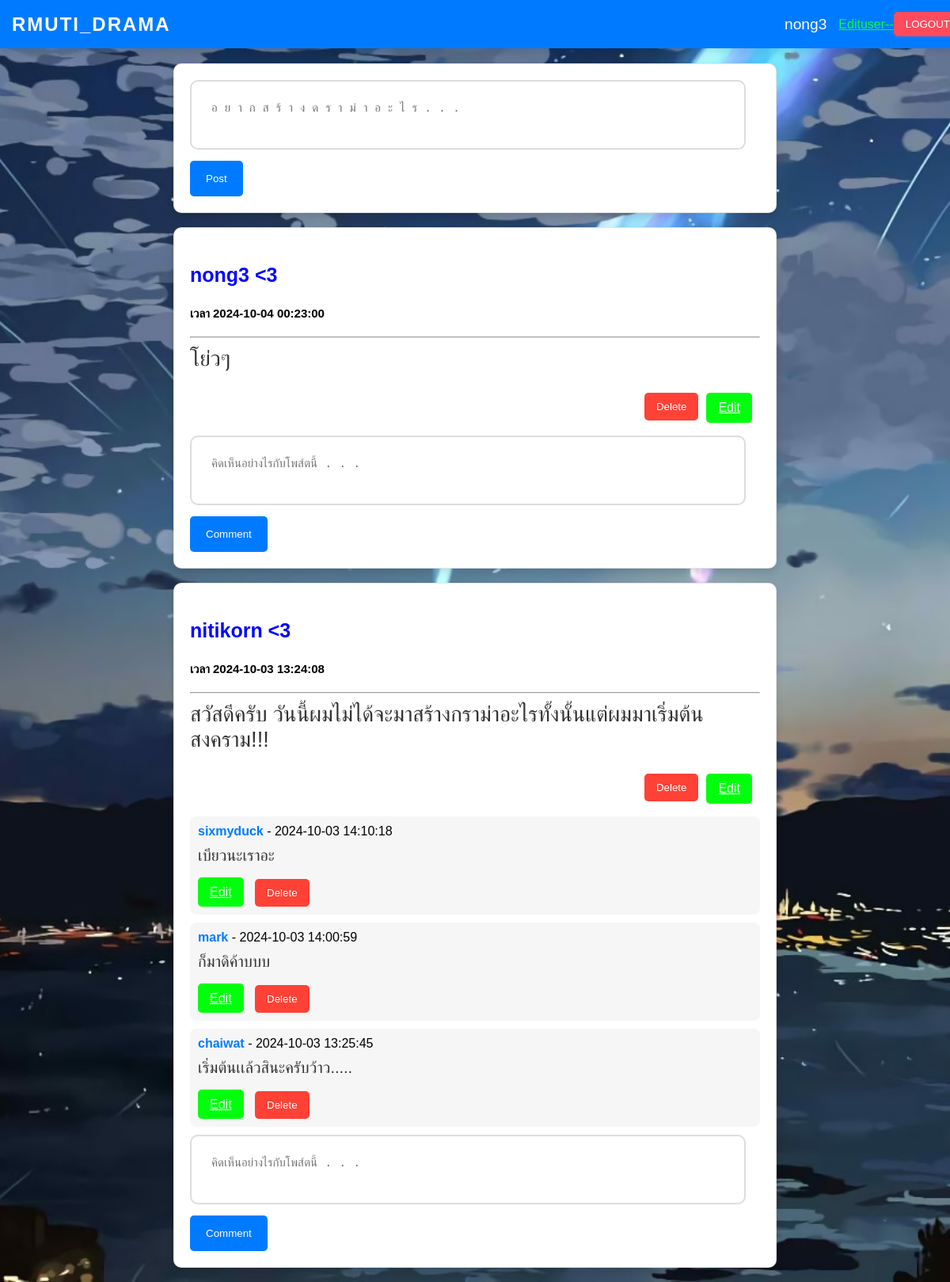
Screenshot of /main.php (signed in) with the database file from the repository.
### tables this page shows
CREATE TABLE `posts` (
  `postid` int(11) NOT NULL,
  `text` text NOT NULL,
  `date` datetime DEFAULT current_timestamp(),
  `userid` int(11) NOT NULL
);

CREATE TABLE `users` (
  `userid` int(11) NOT NULL,
  `firstname` varchar(255) DEFAULT NULL,
  `lastname` varchar(255) DEFAULT NULL,
  `email` varchar(255) DEFAULT NULL,
  `password` varchar(255) DEFAULT NULL,
  `privilege` int(1) NOT NULL,
  `username` varchar(50) NOT NULL
);

CREATE TABLE `comments` (
  `commentid` int(11) NOT NULL,
  `postid` int(11) DEFAULT NULL,
  `userid` int(11) DEFAULT NULL,
  `comment_text` text DEFAULT NULL,
  `comment_date` datetime DEFAULT NULL
);

### main.php (the view, shortened to what this page needs)
<!DOCTYPE html>
<html lang="en">
<head>
    <?php
        $servername = "localhost";
        $db_username = "root";
        $db_password = "";
        $dbname = "webboardd";
        $conn = new mysqli($servername, $db_username, $db_password, $dbname);
        mysqli_query($conn, "set NAMES utf8");
        mysqli_query($conn, "set character set utf8");
        mysqli_set_charset($conn, "utf8");
        if (isset($_SESSION['username'])) {
            $username = $_SESSION['username'];
            $useridlogin = $_SESSION['userid'];
            $privilege = $_SESSION['privilege'];
        }
        else{
            header("Location: login.php");
        }
    ?>
    <link rel="stylesheet" href="stylemain.css?v=<?=time()?>">
</head>
    <div class="header">
        <div class="site-name">RMUTI_DRAMA</div>
        <div class="user-section">
            <span><?php echo htmlspecialchars($username); ?></span>
            <?php
                if ($privilege > 1){
            ?>
            <a  href="useredit.php">Edituser--</a>
            <?php
                }
            ?>
            <form method="POST">
                <button type="submit" name="logout">LOGOUT  </button>
            </form>
        </div>
    </div>
    <div class="post">
        <div class="">
            <div class="add-comment">
                <form method="POST">
                    <textarea type="text" name="textpost" placeholder="อ ย า ก ส ร้ า ง ด ร า ม่ า อ ะ ไ ร . . ." required></textarea><br>
                    <button type="submit" name="submit_post">Post</button>
                </form>
            </div>
        </div>
    </div>
    <br>
    <div class="post-list">
        <?php
            $get_posts = $conn->query("SELECT p.postid, p.text, p.date, u.username, u.userid FROM posts p JOIN users u ON p.userid = u.userid ORDER BY p.date DESC");
            while ($row = $get_posts->fetch_assoc()) {
                $useridpost = $row['userid'];
                $post_id = $row['postid'];
                $post_text = htmlspecialchars($row['text']);
                $post_date = $row['date'];
                $post_user = htmlspecialchars($row['username']);
        ?>
        <div class="post-item">
            <div class="post-header">
                <h3><?php echo $post_user," <3"; ?></h3> <h4>เวลา <?php echo $post_date; ?></h4>
                <hr>
            </div>
            <div class="post-body">
                <p><?php echo $post_text; ?></p>
            </div>
            <div class="post-actions">
                <?php
                    if($privilege > 1 or $useridlogin == $useridpost){
                ?>
                    <form method="POST">
                        <a class="right" href="edit.php?post_id=<?=$post_id?>">Edit</a>
                        <button type="submit" name="checkcomfirm" class="del">Delete</button>
                        <br>
                        <br>
                    </form>
                <?php
                    }
                ?>
            <br>
            </div>
            <div class="post-actions">
                <?php
                    $get_comments = $conn->prepare("SELECT c.commentid, c.comment_text, c.comment_date, u.username, u.userid FROM comments c JOIN users u ON c.userid = u.userid WHERE c.postid = ? ORDER BY c.comment_date DESC");
                    $get_comments->bind_param("i", $post_id);
                    $get_comments->execute();
                    $comments = $get_comments->get_result();
                    while ($comment_row = $comments->fetch_assoc()) {
                        $comment_user = htmlspecialchars($comment_row['username']);
                        $comment_text = htmlspecialchars($comment_row['comment_text']);
                        $comment_id = $comment_row['commentid'];
                        $comment_date = $comment_row['comment_date'];
                        $userid = $comment_row['userid'];
                ?>
                <div class="comment-item">
                    <strong><?php echo $comment_user; ?></strong> - <span><?php echo $comment_date; ?></span>
                    <p><?php echo $comment_text; ?></p>
                    <?php
                    if($privilege > 1 or $useridlogin == $userid ){
                    ?>
                    <form method="POST">
                        <br>
                        <a class="delete" href="edit.php?comment_id=<?=$comment_id?>">Edit</a>
                        <button type="submit" name="deletecomment" class="delete">Delete</button>
                    </form>
                    <?php     }
                    ?>
                </div>
                <?php } ?>
            </div>
            <div class="add-comment">
                <form method="POST">
                    <textarea name="comment" placeholder="คิดเห็นอย่างไรกับโพส์ตนี้ . . ." required></textarea>
                    <button type="submit" name="submit_comment">Comment</button>
                </form>
            </div>
        </div>
        <br>
        <?php } ?>
    </div>
</body>
</html>

### stylemain.css (style rules this page uses)
.header { background-color: #007bff; color: white; padding: 15px 15px; display: flex; justify-content: space-between; align-items: center; box-shadow: 0 4px 10px rgba(0, 0, 0, 0.1); position: fixed; top: 0; left: 0; width: 100%; z-index: 1000; }
.header .site-name { font-size: 1.5em; font-weight: bold; letter-spacing: 2px; }
.header .user-section { display: flex; align-items: center; }
.header .user-section a { color: #00ff37; }
.header .user-section span { margin-right: 15px; font-size: 1.2em; }
.header .user-section button { padding: 8px 15px; background-color: #ff4b5c; color: white; border: none; border-radius: 5px; cursor: pointer; transition: background-color 0.3s ease; }
.header button { padding: 8px 15px; background-color: #0d5e0d; color: white; border: none; border-radius: 5px; cursor: pointer; transition: background-color 0.3s ease; }
.post, .post-item { background-color: #ffffff; border-radius: 10px; box-shadow: 0 5px 10px rgba(0, 0, 0, 0.1); padding: 20px; margin-bottom: 30px; border: 1px solid rgba(0, 0, 0, 0.1); width: 60%; margin: 0 auto; }
.post-item span { color: #000000; }
.post-header { font-size: 20px; font-weight: bold; color: #000000; }
.post-header h3 { font-size: 25px; font-weight: bold; color: #0004ff; }
.post-header h4 { font-size: 15px; color: #000000; }
.post-body p { font-size: 1.7em; margin-top: 10px; color: #333; }
.post-actions button { padding: 10px 15px; background-color: #ff4136; color: white; border: none; border-radius: 5px; cursor: pointer; position: static; transition: background-color 0.3s ease; margin-right: 10px; }
.post-actions .del { padding: 10px 15px; background-color: #ff4136; color: white; border: none; border-radius: 5px; cursor: pointer; position: static; transition: background-color 0.3s ease; margin-right: 10px; float: right; }
.post-actions a { padding: 10px 15px; background-color: #00ff0d; color: white; border: none; border-radius: 5px; cursor: pointer; transition: background-color 0.3s ease; margin-right: 10px; }
.post-actions .right { padding: 10px 15px; background-color: #00ff0d; color: white; border: none; border-radius: 5px; float: right; cursor: pointer; transition: background-color 0.3s ease; margin-right: 10px; }
.comment-item { background-color: rgba(245, 245, 245, 0.9); border-radius: 8px; padding: 10px; margin-bottom: 10px; }
.comment-item strong { color: #007bff; }
.comment-item p { font-size: 20px; margin: 10px 0 0 0; color: #333; }
.add-comment textarea { width: 90%; padding: 25px; font-size: 15px; border-radius: 10px; border: 2px solid #ddd; margin-bottom: 10px; resize: none; }
.add-comment button { padding: 15px 20px; background-color: #007bff; color: white; border: none; border-radius: 5px; cursor: pointer; transition: background-color 0.3s ease; }

### rows the page displays
posts: userid.username "nong3", date "2024-10-04 00:23:00", text "โย่วๆ"
posts: userid.username "nitikorn", date "2024-10-03 13:24:08", text "สวัสดีครับ วันนี้ผมไม่ได้จะมาสร้างกราม่าอะไรทั้งนั้นแต่ผมมาเริ่มต้นสงคราม!!!"
comments: userid.username "sixmyduck", comment_date "2024-10-03 14:10:18", comment_text "เบียวนะเราอะ"
comments: userid.username "mark", comment_date "2024-10-03 14:00:59", comment_text "ก็มาดิค้าบบบ"
comments: userid.username "chaiwat", comment_date "2024-10-03 13:25:45", comment_text "เริ่มต้นเเล้วสินะครับว้าว....."

### other values shown
$username "nong3"
